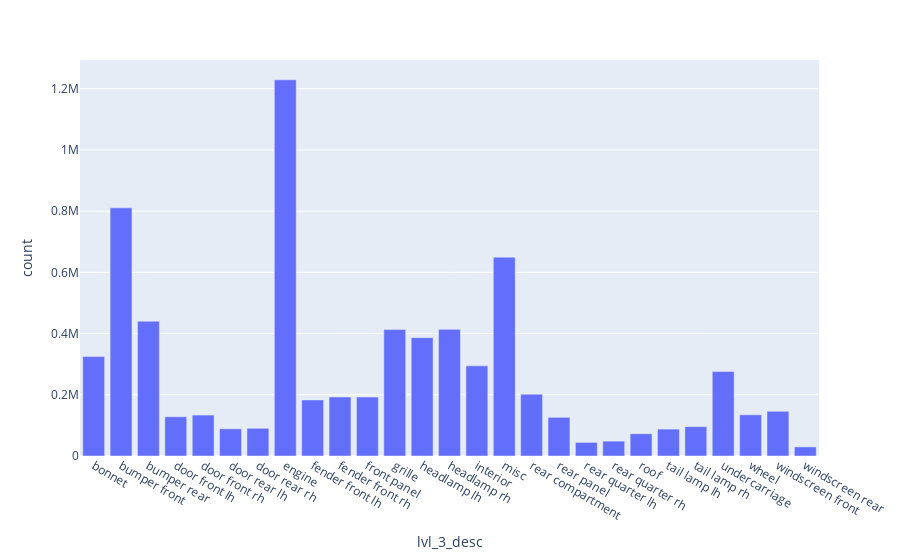

The code cell stored with this chart in its notebook:
### Code cell
px.bar(lvl3LabelDistribDf, x="lvl_3_desc", y="count")

### Figure 1 — Plotly figure (JSON) as saved in the notebook; plotly's stock layout.template omitted (floating-point values rounded to 4 significant figures)
{"data": [{"alignmentgroup": "True", "hovertemplate": "lvl_3_desc=%{x}<br>count=%{y}<extra></extra>", "legendgroup": "", "marker": {"color": "#636efa", "pattern": {"shape": ""}}, "name": "", "offsetgroup": "", "orientation": "v", "showlegend": false, "textposition": "auto", "type": "bar", "x": ["bonnet", "bumper front", "bumper rear", "door front lh", "door front rh", "door rear lh", "door rear rh", "engine", "fender front lh", "fender front rh", "front panel", "grille", "headlamp lh", "headlamp rh", "interior", "misc", "rear compartment", "rear panel", "rear quarter lh", "rear quarter rh", "roof", "tail lamp lh", "tail lamp rh", "undercarriage", "wheel", "windscreen front", "windscreen rear"], "xaxis": "x", "y": [324802, 810698, 440404, 128132, 133701, 88811, 90514, 1228988, 183227, 192720, 192671, 413120, 386474, 413672, 294452, 649597, 202047, 126360, 44421, 48529, 72664, 87804, 95808, 275730, 134582, 145905, 29715], "yaxis": "y"}], "layout": {"barmode": "relative", "legend": {"tracegroupgap": 0}, "margin": {"t": 60}, "xaxis": {"anchor": "y", "domain": [0, 1], "title": {"text": "lvl_3_desc"}}, "yaxis": {"anchor": "x", "domain": [0, 1], "title": {"text": "count"}}}}
